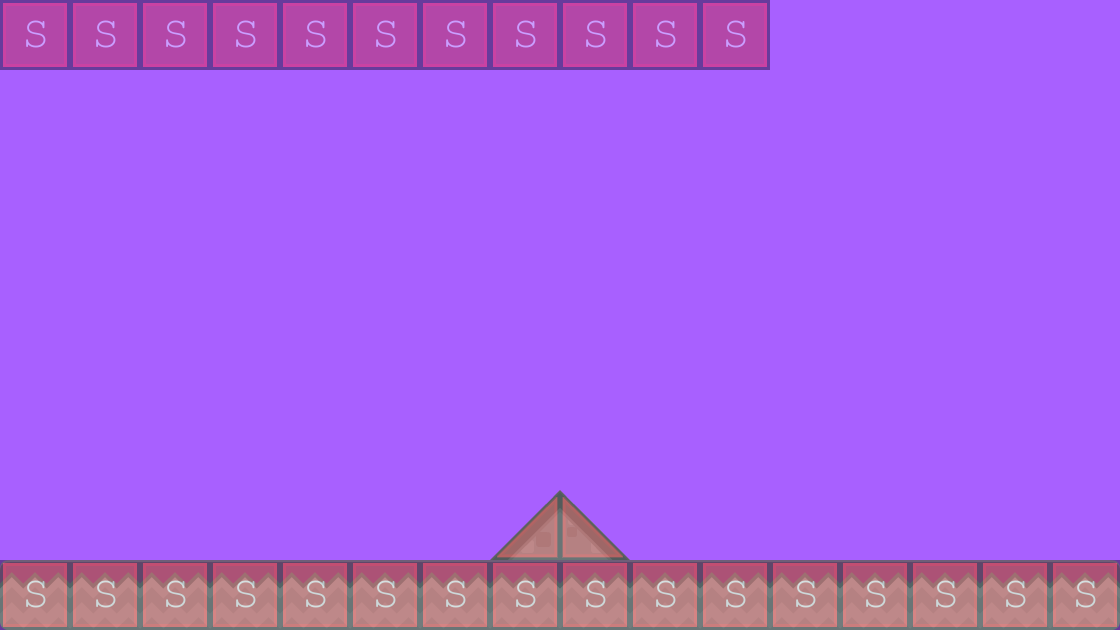

Tiled map render using the project's own tile images. Description and the map definition, with tile-layer contents summarised, below:
An orthogonal 16x9 tile map with 70x70 px tiles, 2 tile layers (background1, collision), 2 tilesets and 2 objects (PlayerBase, EnemyBase).

<map version="1.0" orientation="orthogonal" renderorder="right-down" width="16" height="9" tilewidth="70" tileheight="70" backgroundcolor="#a860ff" nextobjectid="7">
 <tileset firstgid="1" name="background-tiles" tilewidth="70" tileheight="70">
  <image source="../img/background-tiles.png" width="910" height="910" />
 </tileset>
 <tileset firstgid="170" name="meta-tiles" tilewidth="70" tileheight="70">
  <image source="../img/meta-tiles.png" width="350" height="70" />
  <tile id="1">
   <properties>
    <property name="type" value="lslope" />
   </properties>
  </tile>
  <tile id="3">
   <properties>
    <property name="type" value="rslope" />
   </properties>
  </tile>
  <tile id="4">
   <properties>
    <property name="type" value="solid" />
   </properties>
  </tile>
 </tileset>
 <layer name="background1" width="16" height="9">
  <data>[144 cells, 18 non-empty, 5 distinct tile ids]</data>
 </layer>
 <layer name="collision" width="16" height="9" opacity="0.39">
  <data>[144 cells, 29 non-empty, 3 distinct tile ids]</data>
 </layer>
 <objectgroup name="BaseEntities">
  <object id="1" name="PlayerBase" x="144" y="422" width="64" height="138" />
  <object id="6" name="EnemyBase" x="904" y="414" width="74" height="146" />
 </objectgroup>
</map>
